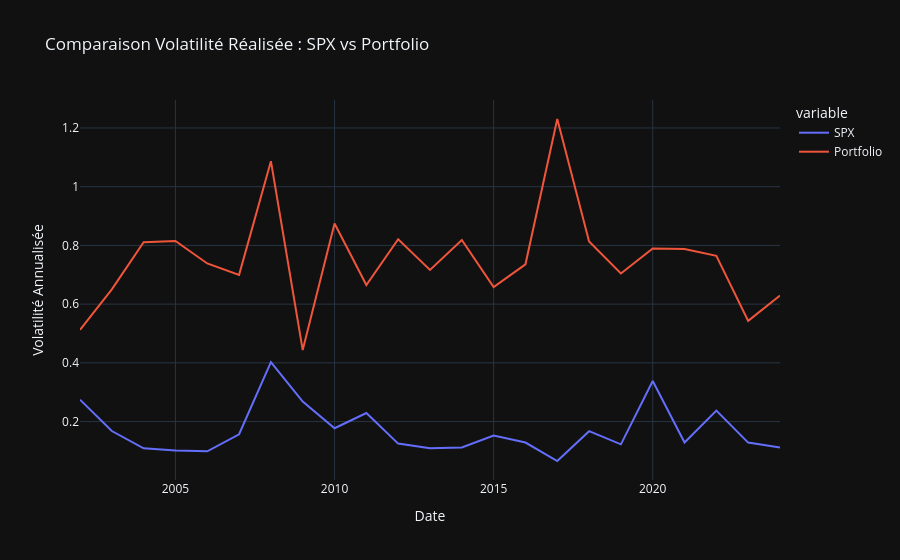

This figure's notebook cell:
### Code cell
df2 = final[["Date", "SPX", "Money"]].copy()
df2["Portfolio"] = df2["Money"]
df2.drop(columns="Money", inplace=True)
df2["Date"] = pd.to_datetime(df2["Date"], dayfirst=True)
df2.set_index("Date", inplace=True)

daily_returns = df2.pct_change()
vol_df = daily_returns.groupby(daily_returns.index.year).std() * np.sqrt(252)
print(vol_df)

fig = px.line(vol_df, x=vol_df.index, y=vol_df.columns,
              labels={"value": "Volatilité Annualisée", "index": "Année"},
              title="Comparaison Volatilité Réalisée : SPX vs Portfolio")

fig.show()

### Figure 1 — Plotly figure (JSON) as saved in the notebook; plotly's stock layout.template omitted (floating-point values rounded to 4 significant figures)
{"data": [{"hovertemplate": "variable=SPX<br>Date=%{x}<br>Volatilité Annualisée=%{y}<extra></extra>", "legendgroup": "SPX", "line": {"color": "#636efa", "dash": "solid"}, "marker": {"symbol": "circle"}, "mode": "lines", "name": "SPX", "orientation": "v", "showlegend": true, "x": [2002, 2003, 2004, 2005, 2006, 2007, 2008, 2009, 2010, 2011, 2012, 2013, 2014, 2015, 2016, 2017, 2018, 2019, 2020, 2021, 2022, 2023, 2024], "xaxis": "x", "y": [0.2745, 0.1677, 0.1088, 0.1012, 0.09861, 0.1568, 0.4026, 0.2681, 0.1774, 0.2291, 0.1249, 0.1088, 0.1117, 0.1522, 0.1287, 0.06572, 0.1672, 0.1225, 0.3383, 0.1287, 0.2375, 0.1284, 0.1114], "yaxis": "y", "type": "scatter"}, {"hovertemplate": "variable=Portfolio<br>Date=%{x}<br>Volatilité Annualisée=%{y}<extra></extra>", "legendgroup": "Portfolio", "line": {"color": "#EF553B", "dash": "solid"}, "marker": {"symbol": "circle"}, "mode": "lines", "name": "Portfolio", "orientation": "v", "showlegend": true, "x": [2002, 2003, 2004, 2005, 2006, 2007, 2008, 2009, 2010, 2011, 2012, 2013, 2014, 2015, 2016, 2017, 2018, 2019, 2020, 2021, 2022, 2023, 2024], "xaxis": "x", "y": [0.5125, 0.6505, 0.8112, 0.815, 0.7385, 0.6996, 1.087, 0.4436, 0.8748, 0.6652, 0.8213, 0.7164, 0.8184, 0.6578, 0.7357, 1.231, 0.8136, 0.7043, 0.7893, 0.7874, 0.7645, 0.5429, 0.6297], "yaxis": "y", "type": "scatter"}], "layout": {"xaxis": {"anchor": "y", "domain": [0.0, 1.0], "title": {"text": "Date"}}, "yaxis": {"anchor": "x", "domain": [0.0, 1.0], "title": {"text": "Volatilité Annualisée"}}, "legend": {"title": {"text": "variable"}, "tracegroupgap": 0}, "title": {"text": "Comparaison Volatilité Réalisée : SPX vs Portfolio"}}}
